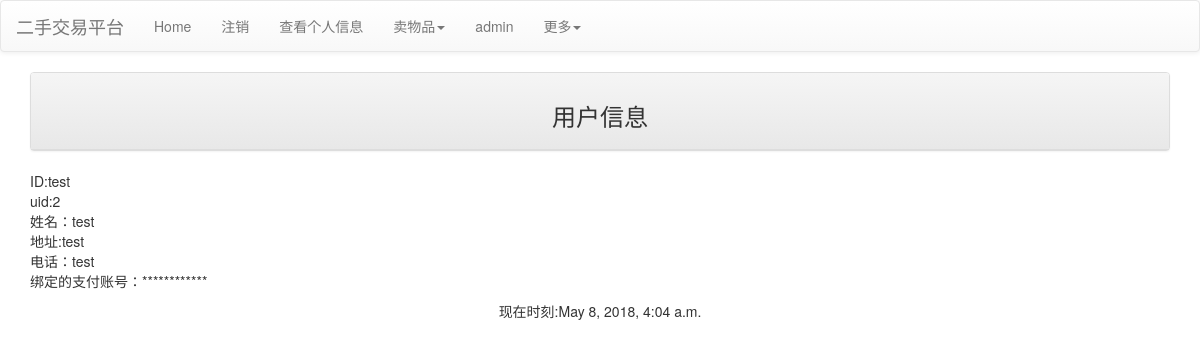
Page /userinfo (signed in) on the committed database.
### mainsite/models.py (models this page shows, shortened)
class Profile(models.Model):
    user = models.OneToOneField(User, on_delete=models.CASCADE)
    male = models.BooleanField(default = False)
    enabled = models.BooleanField(default = True)
    full_name = models.CharField(max_length = 32, null = True, blank = True)
    phone = models.CharField(max_length = 15, null = True, blank = True)
    address = models.CharField(max_length = 256, null = True, blank = True)
    BoundPayment = models.CharField(max_length = 32, null = True, blank = True)

### mainsite/views.py (the view)
# urls.py: path('userinfo',views.userinfo),
@login_required(login_url='/login/')
def userinfo(request):
    TheTimeOfNow = datetime.now()
    if request.user.is_authenticated:
        username = request.user.username
        userinfo = models.Profile.objects.get(user = request.user)
    return render(request, 'userinfo.html', locals())

### templates/userinfo.html (shortened to what this page needs)
{% extends "base.html" %}
{% block content %}
<div class="container">
    <div class="row">
        <div class="col-md-12">
            <div class="panel panel-default">
                <div class="panel-heading" align="center">
                    <h3>用户信息</h3>
                </div>
            </div>
        </div>
    </div>
    <p>
        ID:{{ userinfo.user.username }}
        <br />
        uid:{{ userinfo.user.id }}
        <br />
        姓名：{{ userinfo.full_name }}
        <br />
        地址:{{ userinfo.address }}
        <br />
        电话：{{ userinfo.phone }}
        <br />
        绑定的支付账号：************
        <br />
    </p>
</div>
{% endblock %}

### rows in the picture
Profile: user.username "test", user.id "2", full_name "test", address "test", phone "test"
